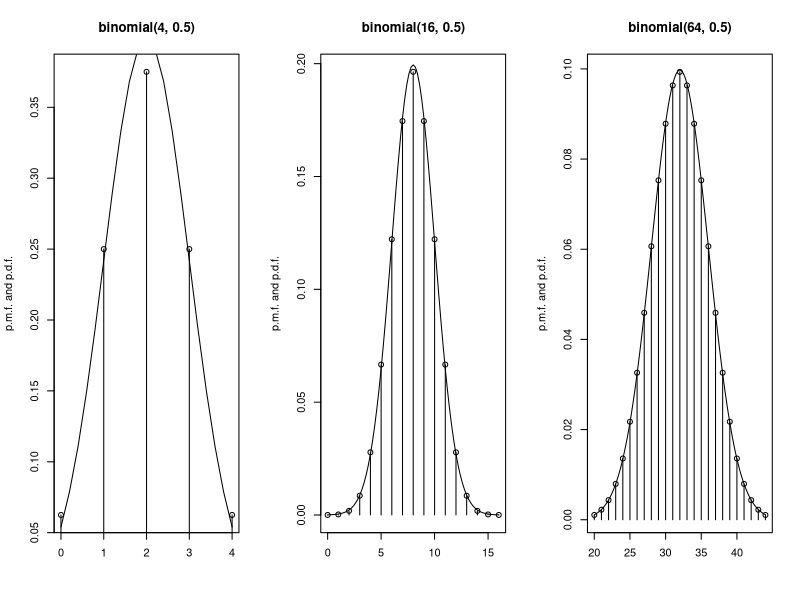

The R script that drew this image:
postscript('cltbinfig.ps', width=6, height=2)

par(mfrow=c(1,3))

plot(0:4, dbinom(0:4, 4, 0.5), type='h',
    xlab='', ylab='p.m.f. and p.d.f.', main='binomial(4, 0.5)', ps=10)
points(0:4, dbinom(0:4, 4, 0.5))
lines(seq(0, 4, 0.2), sapply(seq(0, 4, 0.2), dnorm, mean=2, sd=1))
    
plot(0:16, dbinom(0:16, 16, 0.5), type='h',
    xlab='', ylab='p.m.f. and p.d.f.', main='binomial(16, 0.5)', ps=10)
points(0:16, dbinom(0:16, 16, 0.5))
lines(seq(0, 16, 0.2), sapply(seq(0, 16, 0.2), dnorm, mean=8, sd=2))

plot(20:44, dbinom(20:44, 64, 0.5), type='h',
    xlab='', ylab='p.m.f. and p.d.f.', main='binomial(64, 0.5)', ps=10)
points(20:44, dbinom(20:44, 64, 0.5))
lines(seq(20, 44, 0.2), sapply(seq(20, 44, 0.2), dnorm, mean=32, sd=4))

dev.off()